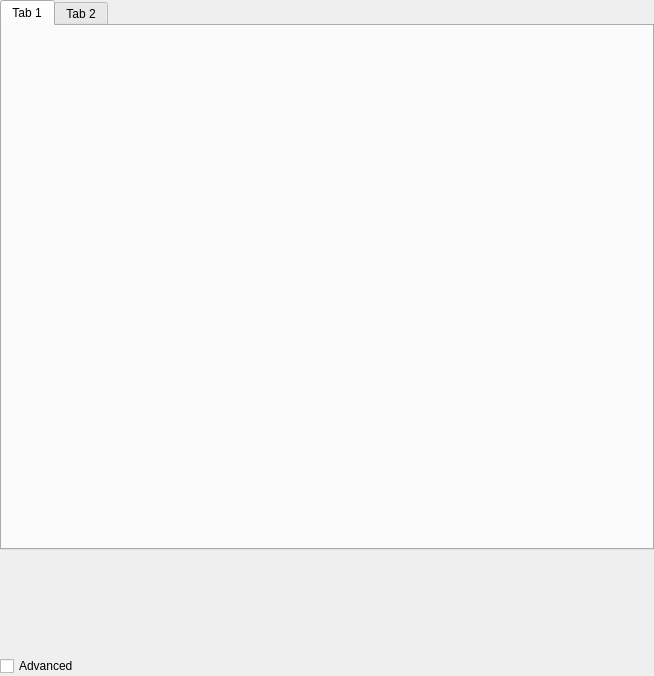
<?xml version="1.0" encoding="UTF-8"?>
<ui version="4.0">
 <class>Form</class>
 <widget class="QWidget" name="Form">
  <property name="geometry">
   <rect>
    <x>0</x>
    <y>0</y>
    <width>654</width>
    <height>676</height>
   </rect>
  </property>
  <property name="windowTitle">
   <string>Form</string>
  </property>
  <layout class="QVBoxLayout" name="channelsParamsTabWidgetLayout">
   <property name="leftMargin">
    <number>0</number>
   </property>
   <property name="topMargin">
    <number>0</number>
   </property>
   <property name="rightMargin">
    <number>0</number>
   </property>
   <property name="bottomMargin">
    <number>0</number>
   </property>
   <item>
    <widget class="QTabWidget" name="channelsParamsTabWidget">
     <property name="currentIndex">
      <number>0</number>
     </property>
     <widget class="QWidget" name="tab">
      <attribute name="title">
       <string>Tab 1</string>
      </attribute>
     </widget>
     <widget class="QWidget" name="tab_2">
      <attribute name="title">
       <string>Tab 2</string>
      </attribute>
     </widget>
    </widget>
   </item>
   <item>
    <spacer name="verticalSpacer">
     <property name="orientation">
      <enum>Qt::Vertical</enum>
     </property>
     <property name="sizeType">
      <enum>QSizePolicy::Preferred</enum>
     </property>
     <property name="sizeHint" stdset="0">
      <size>
       <width>20</width>
       <height>100</height>
      </size>
     </property>
    </spacer>
   </item>
   <item>
    <widget class="QCheckBox" name="advancedCheckBox">
     <property name="text">
      <string>Advanced</string>
     </property>
    </widget>
   </item>
  </layout>
 </widget>
 <resources/>
 <connections/>
</ui>
